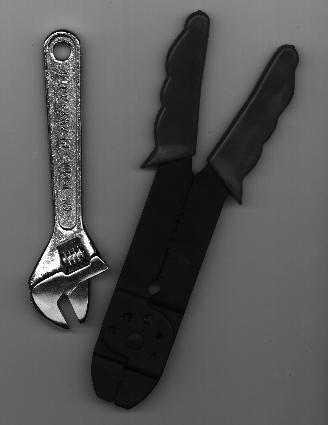
#> input picture P2-Projeto-Final/imagens/diversas/tools.jpg, 328 x 425 px
$ python P2.py
#> lines starting #> are read from the running program, lines starting #| are printed output that depends on the picture
import cv2
import matplotlib.pyplot as plt
import numpy as np

def main():
    imagem = cv2.imread('imagens/diversas/tools.jpg', 0)
#> imagem is the input picture: shape (425, 328); min 0, max 255, mean 85.5
    limiar = histogramaImagemOriginal(imagem)
    imagemdetec = dectecImagem(limiar, imagem)
    exibir(imagem, imagemdetec)

def histogramaImagemOriginal(imagem):
    plt.subplot(121)
    plt.title('Histograma Original')
    plt.xlabel('níveis de cinza')
    plt.ylabel('qtde de pixels')
    plt.hist(imagem.ravel(), bins=256, range=[0, 255])
    plt.show()
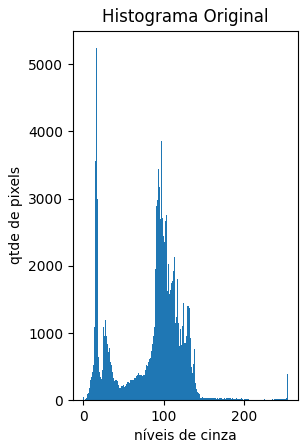
#> figure drawn by matplotlib, 1 panel; tallest bar 5240 high, from x = 15.94 to 16.93
    limiar = int(input("Digite o valor do limiar: "))
#> the answer given: 3
#> in main, `limiar = histogramaImagemOriginal(imagem)`: limiar = 3
    return limiar

def dectecImagem(limear, imagem):
#> called with limear = 3
    [altura, largura] = imagem.shape
#> altura = 425; largura = 328
    imagemdetec = np.copy(imagem)
    laplaciano = np.array([[0, -1, 0], [-1, 4, -1], [0, -1, 0]])

    for i in range(1, altura - 1):
        for j in range(1, largura - 1):
            regiao = imagem[i-1:i+2, j-1:j+2]
            laplaciano_resultado = np.sum(regiao * laplaciano)

            if laplaciano_resultado < 0:
                laplaciano_resultado = 0
            elif laplaciano_resultado > 255:
                laplaciano_resultado = 255

            imagemdetec[i, j] = laplaciano_resultado
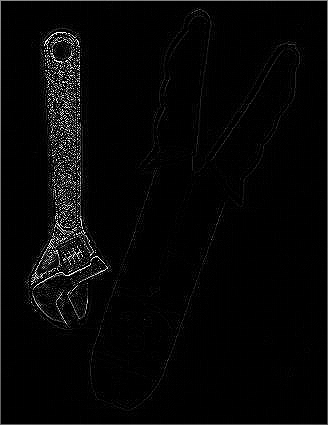
#> imagemdetec: shape (425, 328); min 0, max 255, mean 6.4

    for i in range(altura):
        for j in range(largura):
            if imagemdetec[i][j] >= limear:
                imagemdetec[i][j] = 255
            else:
                imagemdetec[i][j] = 0
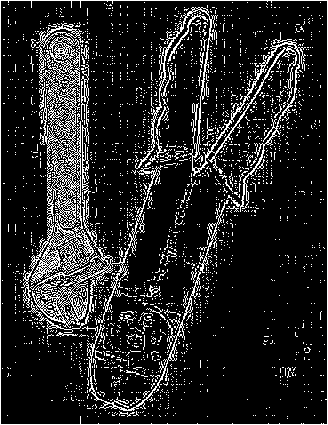
#> imagemdetec: shape (425, 328); 13.8% white in thin lines or dots

    return imagemdetec

def exibir(imagem, imagemdetec):
    cv2.imshow('Imagem Original', imagem)
    cv2.imshow('Imagem com Deteccao de Bordas', imagemdetec)

    plt.subplot(121)
    plt.title('Histograma Original')
    plt.xlabel('níveis de cinza')
    plt.ylabel('qtde de pixels')
    plt.hist(imagem.ravel(), bins=256, range=[0, 255])

    plt.subplot(122)
    plt.title('Histograma Detecção de Bordas')
    plt.xlabel('níveis de cinza')
    plt.ylabel('qtde de pixels')
    plt.hist(imagemdetec.ravel(), bins=256, range=[0, 255])

    plt.show()
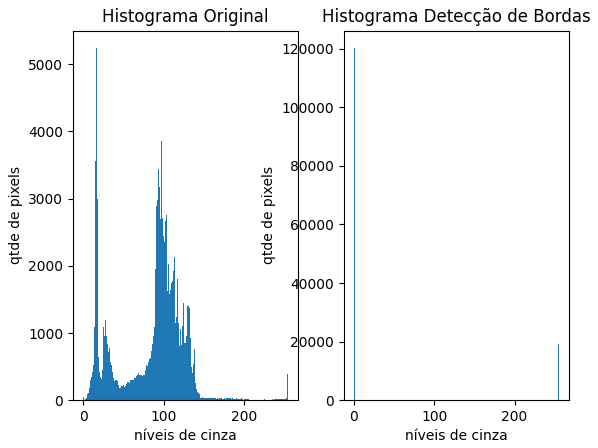
#> figure drawn by matplotlib, 2 panels; panel 1: tallest bar 5240 high, from x = 15.94 to 16.93; panel 2: tallest bar 120198 high, from x = 0 to 0.996
    cv2.waitKey(0)

main()

$ run again, with P2-Projeto-Final/imagens/diversas/cameraman.jpg copied over P2-Projeto-Final/imagens/diversas/tools.jpg
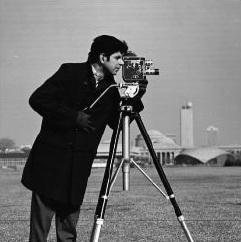
#> input picture P2-Projeto-Final/imagens/diversas/cameraman.jpg, 241 x 242 px
#> in main, imagem is the input picture: shape (242, 241); min 0, max 255, mean 118.5
#> limiar = 3
#> after the loop in dectecImagem, `for i in range(altura):`:
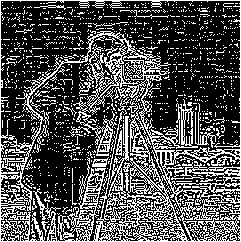
#> imagemdetec: shape (242, 241); 31.1% white in thin lines or dots
#> in exibir, `plt.show()`:
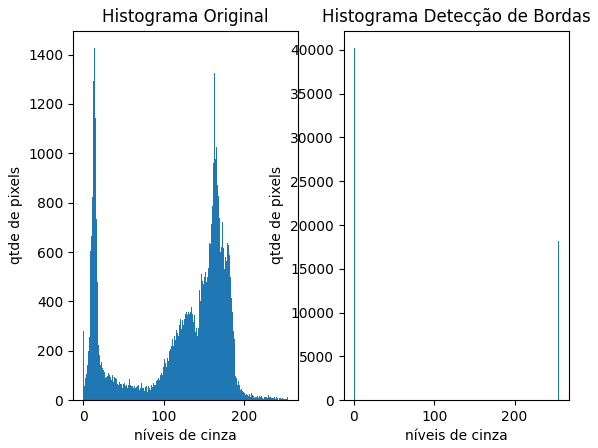
#> figure drawn by matplotlib, 2 panels; panel 1: tallest bar 1426 high, from x = 13.95 to 14.94; panel 2: tallest bar 40190 high, from x = 0 to 0.996

$ run again, with P2-Projeto-Final/imagens/diversas/escrivaninha.jpg copied over P2-Projeto-Final/imagens/diversas/tools.jpg
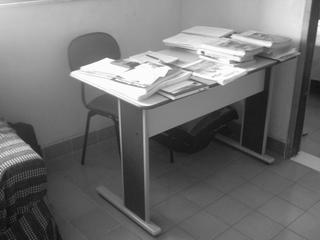
#> input picture P2-Projeto-Final/imagens/diversas/escrivaninha.jpg, 320 x 240 px
#> in main, imagem is the input picture: shape (240, 320); min 4, max 255, mean 113.1
#> limiar = 3
#> after the loop in dectecImagem, `for i in range(altura):`:
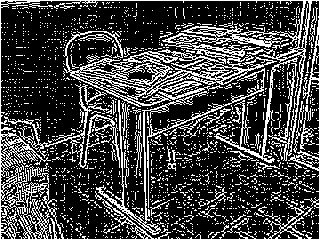
#> imagemdetec: shape (240, 320); 26.3% white in thin lines or dots
#> in exibir, `plt.show()`:
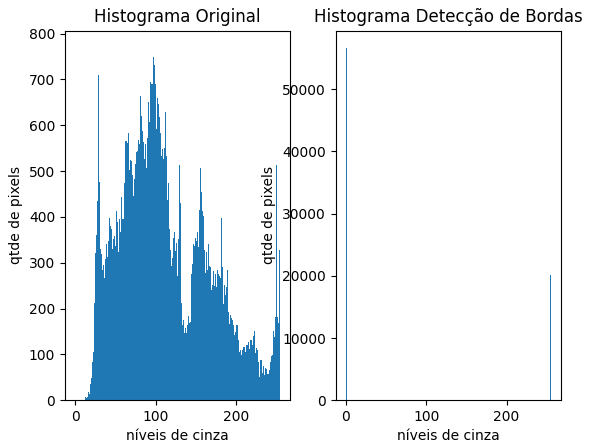
#> figure drawn by matplotlib, 2 panels; panel 1: tallest bar 768 high, from x = 98.61 to 99.61; panel 2: tallest bar 56611 high, from x = 0 to 0.996
